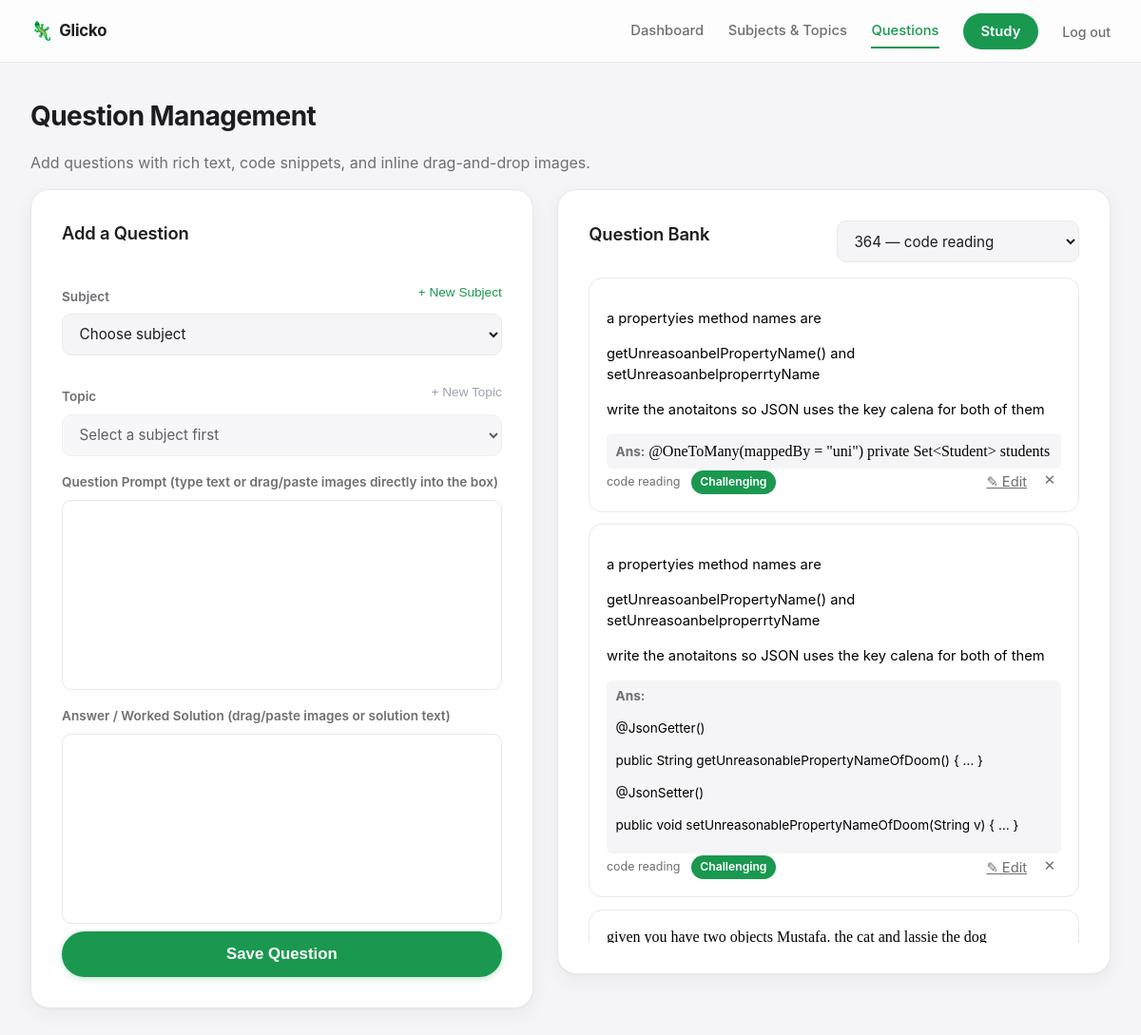
Screenshot of /questions?topic_id=11 (signed in) with the database file from the repository.
### tables this page shows
CREATE TABLE questions (
    id INTEGER PRIMARY KEY AUTOINCREMENT,
    topic_id INTEGER NOT NULL REFERENCES topics(id) ON DELETE CASCADE,
    text TEXT NOT NULL,
    answer TEXT,
    image_filename TEXT,
    answer_image_filename TEXT,
    rating REAL NOT NULL DEFAULT 1500,
    rd REAL NOT NULL DEFAULT 350,
    last_update TEXT,
    sm2_n INTEGER NOT NULL DEFAULT 0,
    sm2_ef REAL NOT NULL DEFAULT 2.5,
    sm2_interval REAL NOT NULL DEFAULT 0,
    next_eligible TEXT
);

CREATE TABLE topics (
    id INTEGER PRIMARY KEY AUTOINCREMENT,
    subject_id INTEGER NOT NULL REFERENCES subjects(id) ON DELETE CASCADE,
    name TEXT NOT NULL,
    rating REAL NOT NULL DEFAULT 1500,
    rd REAL NOT NULL DEFAULT 350,
    last_update TEXT,
    pending_results TEXT NOT NULL DEFAULT '[]',
    UNIQUE(subject_id, name)
);

### app.py (the view, shortened to what this page needs)
@app.route('/questions')
@login_required
def questions():
    uid = session['user_id']
    conn = db.get_db()
    topic_filter = request.args.get('topic_id', type=int)
    subjects = conn.execute(
        "SELECT * FROM subjects WHERE user_id = ? ORDER BY name", (uid,)
    ).fetchall()
    topics = conn.execute(
        "SELECT topics.*, subjects.name AS subject_name FROM topics "
        "JOIN subjects ON subjects.id = topics.subject_id WHERE subjects.user_id = ? "
        "ORDER BY subjects.name, topics.name", (uid,)
    ).fetchall()
    if topic_filter:
        q_rows = conn.execute(
            "SELECT questions.*, topics.name AS topic_name FROM questions "
            "JOIN topics ON topics.id = questions.topic_id "
            "JOIN subjects ON subjects.id = topics.subject_id "
            "WHERE topics.id = ? AND subjects.user_id = ? ORDER BY questions.id DESC",
            (topic_filter, uid)
        ).fetchall()
    conn.close()
    return render_template(
        'questions.html',
        subjects=subjects,
        topics=topics,
        questions=q_rows,
        topic_filter=topic_filter
    )

### auth.py (called while the page is built)
def login_required(view):
    @wraps(view)
    def wrapped(*args, **kwargs):
        if not session.get('user_id'):
            return redirect(url_for('login', next=request.path))
        return view(*args, **kwargs)
    return wrapped

### db.py (called while the page is built)
def get_db():
    conn = sqlite3.connect(DB_PATH)
    conn.row_factory = sqlite3.Row
    conn.execute("PRAGMA foreign_keys = ON")
    return conn

### labels.py (called while the page is built)
def question_rating_label(rating):
    for lo, hi, label, css in DIFFICULTY_TIERS:
        if lo <= rating < hi:
            return label, css
    return "Hard", "tier-weak"

### templates/questions.html (shortened to what this page needs)
{% extends "base.html" %}
{% block content %}
<div class="page-header">
  <h1>Question Management</h1>
  <p class="muted">Add questions with rich text, code snippets, and inline drag-and-drop images.</p>
</div>
<div class="two-col question-management-grid">
  <section class="panel panel-large">
    <h2>Add a Question</h2>
    <form method="post" action="{{ url_for('add_question') }}" class="stack-form" id="add-question-form">
      <div class="field-label-row">
        <label for="add-q-subject">Subject</label>
        <button type="button" id="btn-show-quick-subject" class="btn-link small">+ New Subject</button>
      </div>
      <select id="add-q-subject" required>
        <option value="" disabled selected>Choose subject</option>
      </select>
      <div class="field-label-row">
        <label for="add-q-topic">Topic</label>
        <button type="button" id="btn-show-quick-topic" class="btn-link small" disabled>+ New Topic</button>
      </div>
      <select name="topic_id" id="add-q-topic" required disabled>
        <option value="" disabled selected>Select a subject first</option>
      </select>
      <label>Question Prompt <span class="muted small">(type text or drag/paste images directly into the box)</span></label>
      <div class="rich-editor rich-editor-lg" contenteditable="true" data-target="text-input" placeholder="Type question or drop images here..."></div>
      <label>Answer / Worked Solution <span class="muted small">(drag/paste images or solution text)</span></label>
      <div class="rich-editor rich-editor-lg" contenteditable="true" data-target="answer-input" placeholder="Type answer or drop solution diagram here..."></div>
      <button type="submit" class="btn btn-primary btn-lg">Save Question</button>
    </form>
  </section>
  <section class="panel panel-large">
    <div class="panel-head">
      <h2>Question Bank</h2>
      <form method="get" action="{{ url_for('questions') }}">
        <select name="topic_id" onchange="this.form.submit()">
          {% for t in topics %}
          <option value="{{ t.id }}" {{ 'selected' if topic_filter == t.id }}>{{ t.subject_name }} — {{ t.name }}</option>
          {% endfor %}
        </select>
      </form>
    </div>
    <ul class="question-list question-list-expanded">
      {% for q in questions %}
      <li>
        <div class="question-text">{{ q.text | safe }}</div>
        {% if q.answer %}
        <div class="question-answer-preview muted small"><strong>Ans:</strong> {{ q.answer | safe }}</div>
        {% endif %}
        <div class="question-meta">
          <span>{{ q.topic_name }}</span>
          <span class="rating-pill {{ question_rating_label(q.rating)[1] }}">{{ question_rating_label(q.rating)[0] }}</span>
          <div class="question-actions">
            <a href="{{ url_for('edit_question', question_id=q.id) }}" class="btn-icon btn-icon-edit" title="Edit Question">✎ Edit</a>
            <form method="post" action="{{ url_for('delete_question', question_id=q.id) }}" onsubmit="return confirm('Delete this question?');">
              <button type="submit" class="btn-icon" title="Delete">✕</button>
            </form>
          </div>
        </div>
      </li>
      {% else %}
      <li class="muted">No questions found for this selection.</li>
      {% endfor %}
    </ul>
  </section>
</div>
{% endblock %}

### rows the page displays
questions: text "a propertyies method names are getUnreasoanbelPropertyName() and setUnreasoanbelproperrtyName write the anotaitons so JSON uses the key calena for both of them", answer "@OneToMany(mappedBy = \"uni\") private Set<Student> students", topic_name "code reading", rating "Challenging"
questions: text "a propertyies method names are getUnreasoanbelPropertyName() and setUnreasoanbelproperrtyName write the anotaitons so JSON uses the key calena for both of them", answer "@JsonGetter() public String getUnreasonablePropertyNameOfDoom() { … } @JsonSetter() public void setUnreasonablePropertyNameOfDoom(String v) { … }", topic_name "code reading", rating "Challenging"
questions: text "given you have two objects Mustafa. the cat and lassie the dog"

### other values shown
form field topic_id "364 — code reading"
